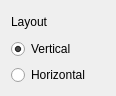
<?xml version="1.0" encoding="UTF-8"?>
<ui version="4.0">
 <class>GroupSettingsEdit</class>
 <widget class="QWidget" name="GroupSettingsEdit">
  <property name="geometry">
   <rect>
    <x>0</x>
    <y>0</y>
    <width>116</width>
    <height>96</height>
   </rect>
  </property>
  <property name="windowTitle">
   <string>Form</string>
  </property>
  <layout class="QVBoxLayout" name="verticalLayout">
   <item>
    <widget class="QLabel" name="label">
     <property name="text">
      <string>Layout</string>
     </property>
    </widget>
   </item>
   <item>
    <widget class="QRadioButton" name="vLayBtn">
     <property name="text">
      <string>Vertical</string>
     </property>
     <property name="checked">
      <bool>true</bool>
     </property>
    </widget>
   </item>
   <item>
    <widget class="QRadioButton" name="hLayBtn">
     <property name="text">
      <string>Horizontal</string>
     </property>
    </widget>
   </item>
  </layout>
 </widget>
 <resources/>
 <connections/>
</ui>
